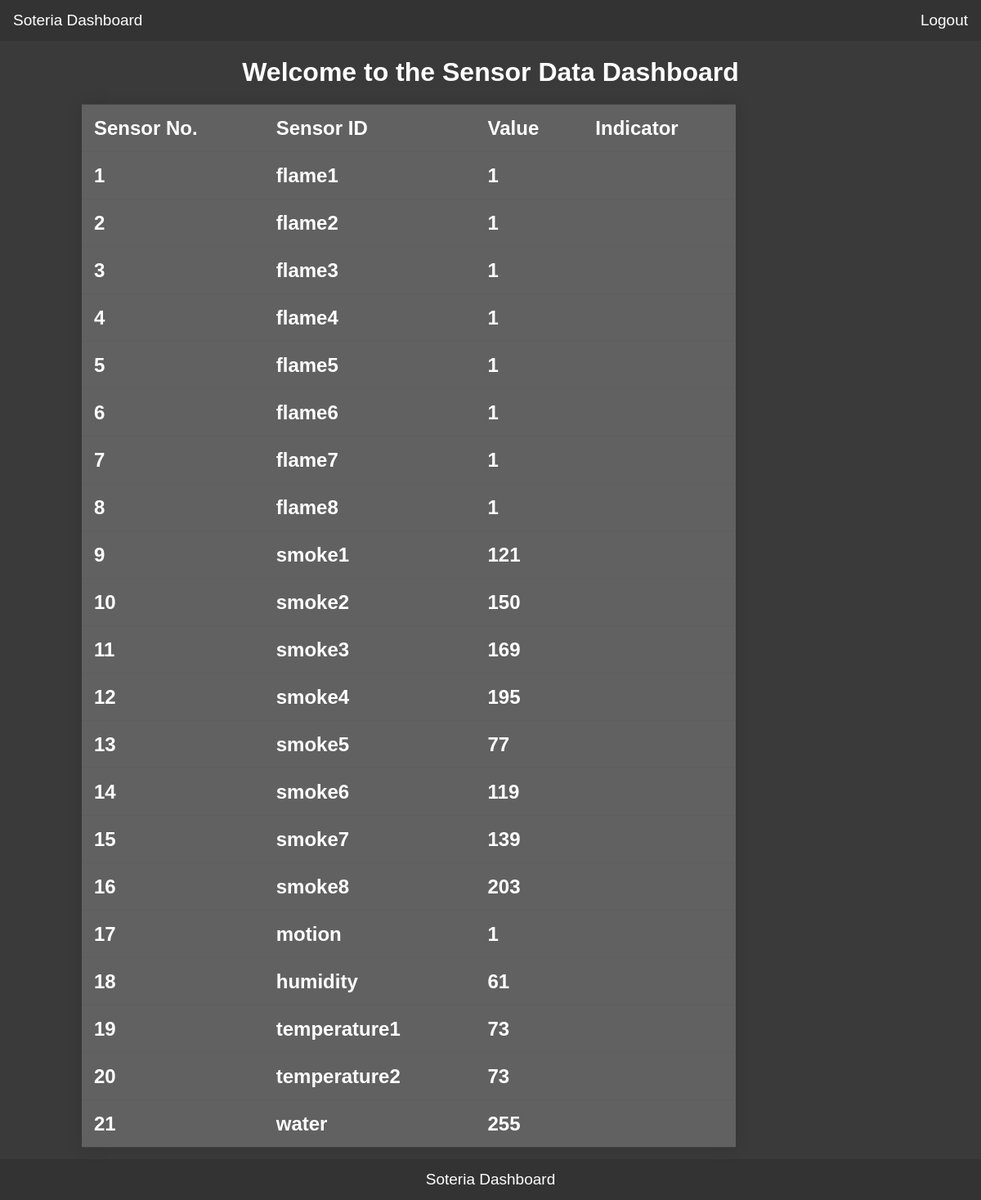
The app's page /app/ (signed in) with its own data.
### myapp/models.py (models this page shows)
class sensors_table(models.Model):
    sensor_id = models.CharField(max_length=32, blank=True)
    value = models.CharField(max_length=16,null=True)
    time = models.CharField(max_length=64,null=True)
    status = models.CharField(max_length=64,null=True)
    status = models.CharField(max_length=64,null=True)

### myapp/views.py (the view)
# urls.py: path('',views.index, name='index'),
@login_required
def index(request):
    sensor_readings = sensors_table.objects.all()
    return render(request,"index.html",{'sensor_readings':sensor_readings})

### myapp/templates/index.html (shortened to what this page needs)
<!DOCTYPE html>
<html lang="en">
	<head>
	<ul>
        <li style="float:left; display: block;
        color: white;
        text-align: center;
        padding: 14px 16px;
        text-decoration: none;">Soteria Dashboard</li>
        <li><a href="http://127.0.0.1:8000/users/login">  Logout  </a></li>
      </ul>
	</head>
	<body>
		{% block content %}
		 <h1 style="text-align:center;margin: auto;padding-bottom: 20px;color: white;padding-top: 20px;"><u style="text-decoration:none">Welcome to the Sensor Data Dashboard</u></h1>
		<div class="container">
		<table>
			<thead>
				<tr>
					<th>Sensor No.</th>
					<th>Sensor ID</th>
					<th>Value</th>
					<th>Indicator</th>
				</tr>
			</thead>
			<tbody>
				{% for sensor in sensor_readings %}
			<tr >
			<th>{{sensor.id}}</th>
			<th >{{sensor.sensor_id}}</th>
			<th id = "{{ sensor.id }}">{{sensor.value}}</th>
			<th id='{{ sensor.id }}a' >
			</tr>
			</tbody>
			{% endfor %}
		</table>
		{% endblock %}
		</div>
		<ul>
			<li style="float:none; display: block;
			color: white;
			text-align: center;
			padding: 14px 16px;
			text-decoration: none; font-size: 19px;">Soteria Dashboard</li>
		  </ul>
	</body>
</html>

### myapp/templates/index.html (style rules this page uses)
th { font-size: 24px; }
ul { font-size: 19px; width: 100%; list-style-type: none; margin: 0; padding: 0; overflow: hidden; background-color: #333; }
li { float:right }
li a { display: block; color: white; text-align: center; padding: 14px 16px; text-decoration: none; }
body { height: 100%; margin: 0; font-family: Arial, Helvetica, sans-serif; display: grid; justify-items: center; align-items: start; background-color: #3a3a3a; }
.container { position: relative; top: 50%; left: 25%; transform: translate(-50%, -50%); padding-bottom: 15px; }
table { width: 800px; border-collapse: collapse; overflow: hidden; box-shadow: 0 0 20px rgba(0,0,0,0.1); padding-bottom: 10px; }
th, td { padding: 15px; background-color: rgba(255,255,255,0.2); color: #fff; }
th { text-align: left; }

### records on screen
sensors_table: id "1", sensor_id "flame1", value "1"
sensors_table: id "2", sensor_id "flame2", value "1"
sensors_table: id "3", sensor_id "flame3", value "1"
sensors_table: id "4", sensor_id "flame4", value "1"
sensors_table: id "5", sensor_id "flame5", value "1"
sensors_table: id "6", sensor_id "flame6", value "1"
sensors_table: id "7", sensor_id "flame7", value "1"
sensors_table: id "8", sensor_id "flame8", value "1"
sensors_table: id "9", sensor_id "smoke1", value "121"
sensors_table: id "10", sensor_id "smoke2", value "150"
sensors_table: id "11", sensor_id "smoke3", value "169"
sensors_table: id "12", sensor_id "smoke4", value "195"
sensors_table: id "13", sensor_id "smoke5", value "77"
sensors_table: id "14", sensor_id "smoke6", value "119"
sensors_table: id "15", sensor_id "smoke7", value "139"
sensors_table: id "16", sensor_id "smoke8", value "203"
sensors_table: id "17", sensor_id "motion", value "1"
sensors_table: id "18", sensor_id "humidity", value "61"
sensors_table: id "19", sensor_id "temperature1", value "73"
sensors_table: id "20", sensor_id "temperature2", value "73"
sensors_table: id "21", sensor_id "water", value "255"
